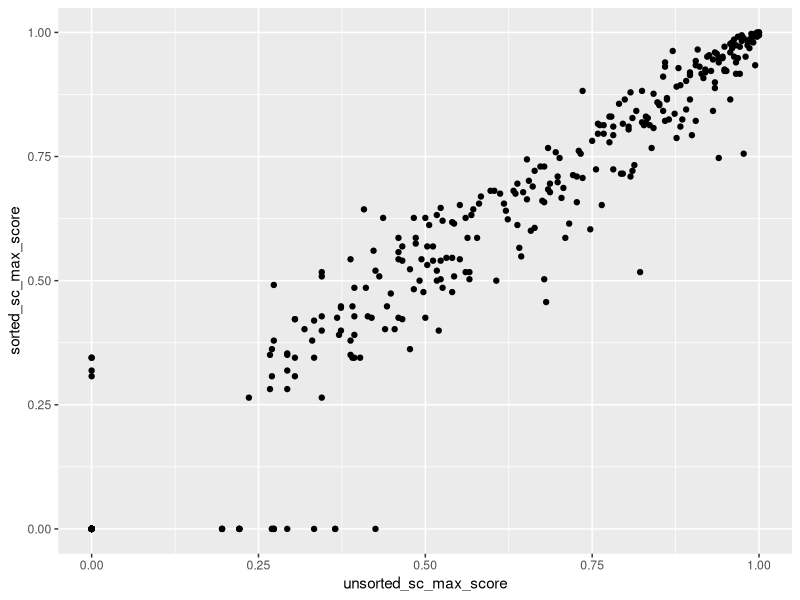
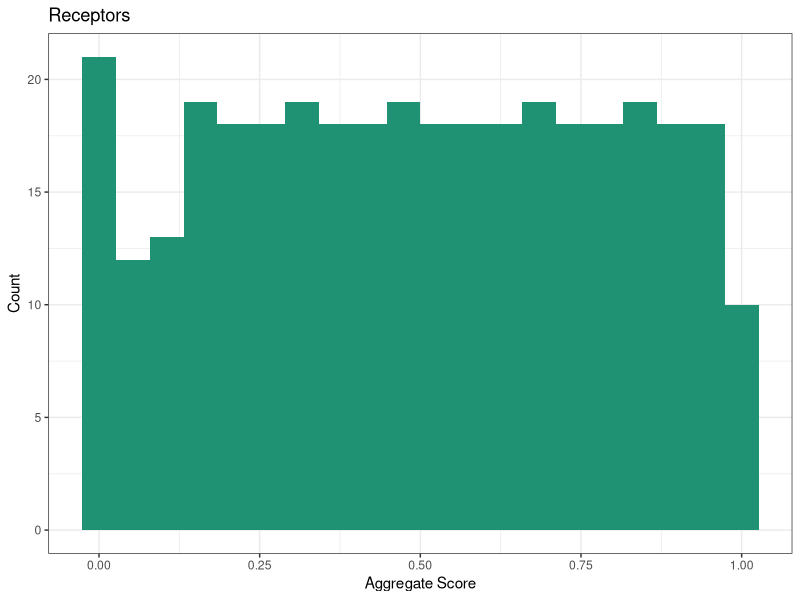
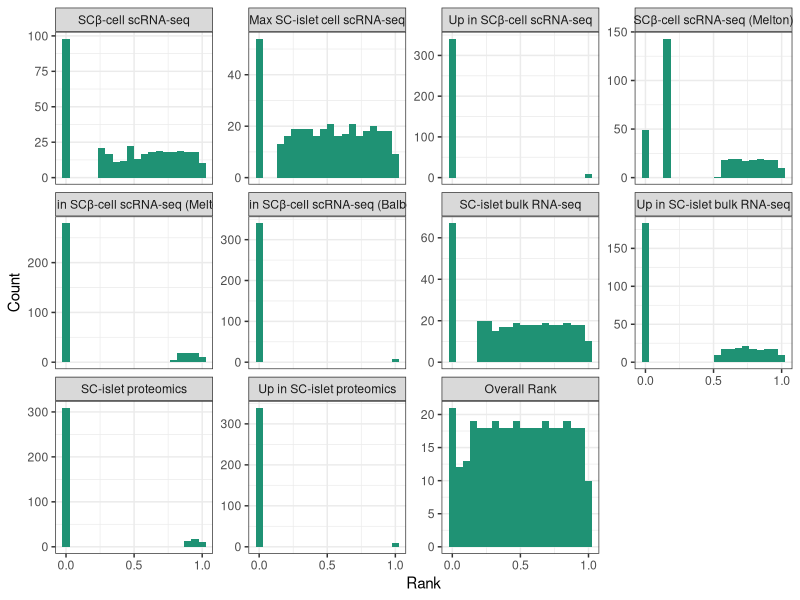
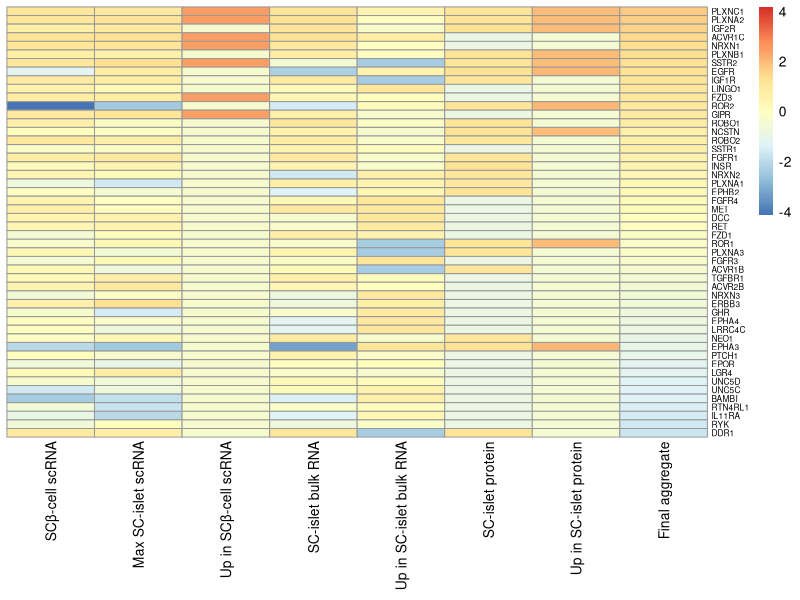
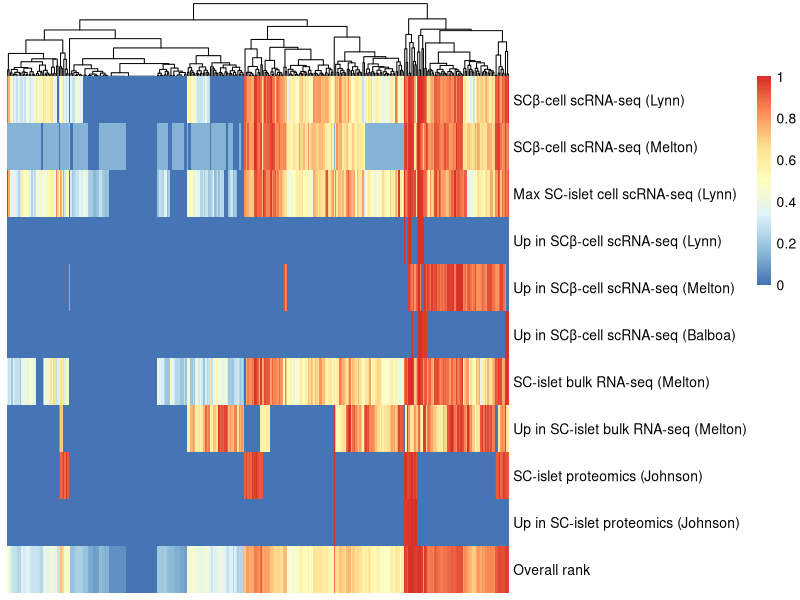
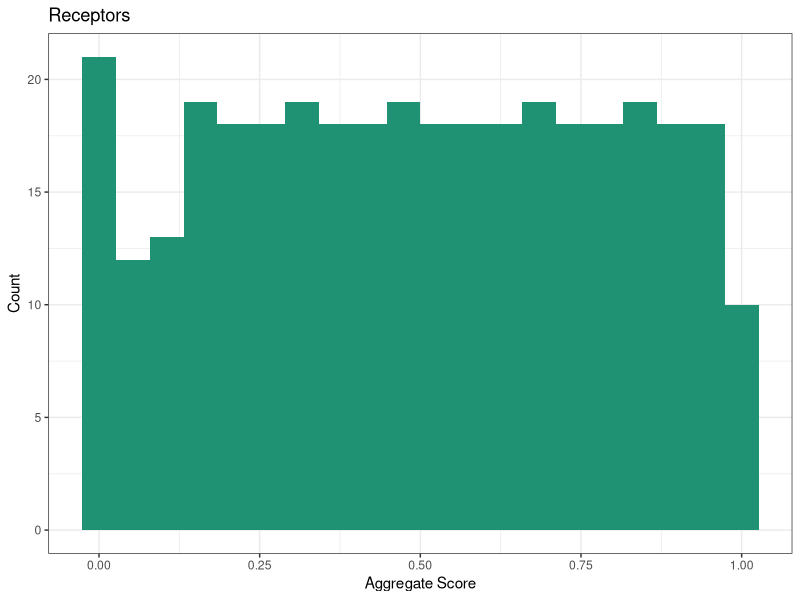
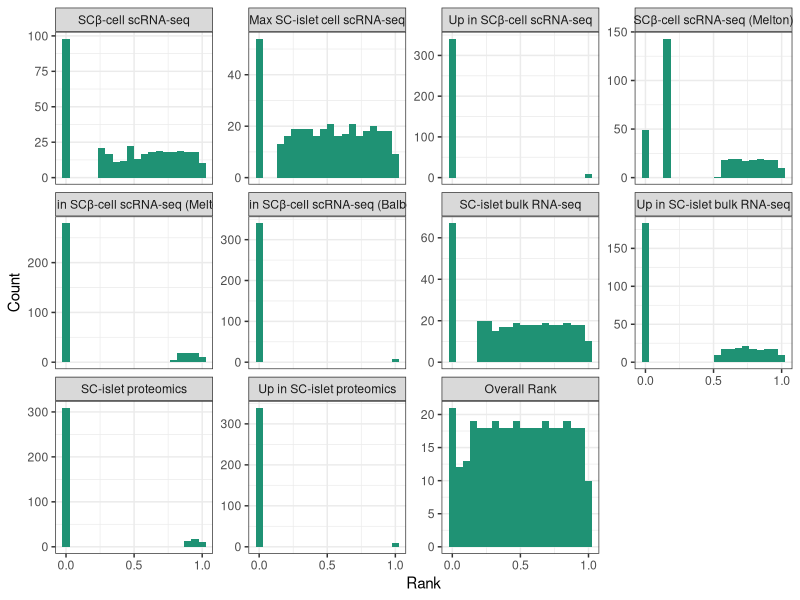

Source code (R) for these figures, in order:
# scoring the 349 receptors based on aggregate rankings of all data of interest
# that we have compiled. Receptor scores will then be combined with ligand
# scores based on known interactions from omnipath data. The combined final 
# ligand scores will be used to decide which ligands to order of in vitro 
# screening.

library(tidyverse)
library(pheatmap)


############# load data ###############################


receptors_df <- (read.csv("ligand_receptor_lists/feb2022_new_lists/OmniPath/data/receptors_with_meltonbalboa.tsv", 
                          sep = "\t"))




############### prep proteomics scoring ############################



# replace NAs with 0 in proteomics so score function doesn't break
# we will use pooled sc proteomics to capture all proteins of interest
receptors_df$all_sc_proteomics_0 <- 
  lapply(receptors_df$all_sc_proteomics,
         replace_na, replace = 0)  
# the lapply changed the format of the new column to a list which caused problems
# so convert all back to dataframe
receptors_df <- as.data.frame(lapply(receptors_df, unlist))



############# prep proteomics differential abundance data ###########################


# this returns fold change values only for proteins upregulated in stemcell
# with a p value of less than 0.05
# so will score based on fold change
receptors_df <- receptors_df %>% 
# Fold change > 1 indicates higher abundance in stem cell  
mutate(proteomics_up_in_sc = ifelse(stemcell_NDislet_proteomics_FC > 1
                                    , ifelse(stemcell_NDislet_proteomics_adj_p_value < 0.05,
                                             # return fold change for scoring
                                             stemcell_NDislet_proteomics_FC,
                                             NA), 
                                    NA))
# replace NAs with 1 in proteomics_up_in_sc score function doesn't break
receptors_df$proteomics_up_in_sc_0 <- 
  lapply(receptors_df$proteomics_up_in_sc,
         replace_na, replace = 1)  
# the lapply changed the format of the new column to a list which caused problems
# so convert all back to dataframe
receptors_df <- as.data.frame(lapply(receptors_df, unlist))


receptors_df %>% 
  select(hgnc_symbol,
         stemcell_NDislet_proteomics_FC,
         stemcell_NDislet_proteomics_adj_p_value,
         proteomics_up_in_sc,
         proteomics_up_in_sc_0) %>% 
  mutate(rank = percent_rank(proteomics_up_in_sc_0)) %>% 
  View()



  

################ prep scRNAseq differential expression data #########################
       

# this returns fold change values only for proteins upregulated in stemcell
# with a p value of less than 0.05
# so will score based on fold change
# with minimum fold change of log2FC = 0.5 (41% change)
receptors_df <- receptors_df %>% 
  # Fold change > 1 indicates higher abundance in stem cell  
  mutate(scRNA_up_in_eBC = ifelse(eBC_beta_scRNA_log2FC > 0.5
                                      , ifelse(eBC_beta_scRNA_adj_p_value < 0.05,
                                               # return fold change for scoring
                                               eBC_beta_scRNA_log2FC,
                                               NA), 
                                      NA))
# replace NAs with 0 in scRNA_up_in_eBC so score function doesn't break
receptors_df$scRNA_up_in_eBC <- 
  lapply(receptors_df$scRNA_up_in_eBC,
         replace_na, replace = 0)  
# the lapply changed the format of the new column to a list which caused problems
# so convert all back to dataframe
receptors_df <- as.data.frame(lapply(receptors_df, unlist))




################ prep bulk SC-islet RNA-seq melton data #########################

# replace NAs with 0 in sc_islet_bulk_rna so score function doesn't break
receptors_df$sc_islet_bulk_rna <- 
  lapply(receptors_df$sc_islet_bulk_rna,
         replace_na, replace = 0)  
# the lapply changed the format of the new column to a list which caused problems
# so convert all back to dataframe
receptors_df <- as.data.frame(lapply(receptors_df, unlist))



# prep SCislet_Hislet_bulkRNA_Melton_log2FC 

# this returns fold change values only for genes upregulated in SC-islets
# Fold change > 1 indicates higher expression in SC-islet
# and provides a good number of hits
# use comparison to just melton's own h-islet, not to lund
# b/c the comparison to lund produced discrepant data
receptors_df <- receptors_df %>% 
  mutate(bulkRNA_up_in_SCislet = ifelse(SCislet_Hislet_bulkRNA_Melton_log2FC > 1,
                                           # return fold change for scoring
                                        SCislet_Hislet_bulkRNA_Melton_log2FC,
                                           NA))
# replace NAs with 0 so score function doesn't break
receptors_df$bulkRNA_up_in_SCislet <- 
  lapply(receptors_df$bulkRNA_up_in_SCislet,
         replace_na, replace = 0)  
# the lapply changed the format of the new column to a list which caused problems
# so convert all back to dataframe
receptors_df <- as.data.frame(lapply(receptors_df, unlist))



########## prep melton 2019 scRNA expression & DE data ################

## prep expression data
# replace NAs with 0  so score function doesn't break
receptors_df$sc_beta_scRNA_Melton2019 <- 
  lapply(receptors_df$sc_beta_scRNA_Melton2019,
         replace_na, replace = 0)  
# the lapply changed the format of the new column to a list which caused problems
# so convert all back to dataframe
receptors_df <- as.data.frame(lapply(receptors_df, unlist))


## prep DE data
# this returns fold change values only for genes upregulated in stemcell
# so will score based on fold change
receptors_df <- receptors_df %>% 
  # Fold change > 1 indicates higher abundance in stem cell  
  mutate(scRNA_up_in_SCbeta_melton2019 = ifelse(SCbeta_Hbeta_scRNA_Melton2019_log2FC > 1,
                                  # return fold change for scoring
                                  SCbeta_Hbeta_scRNA_Melton2019_log2FC,
                                  NA))
# replace NAs with 0 in scRNA_up_in_eBC so score function doesn't break
receptors_df$scRNA_up_in_SCbeta_melton2019 <- 
  lapply(receptors_df$scRNA_up_in_SCbeta_melton2019,
         replace_na, replace = 0)  
# the lapply changed the format of the new column to a list which caused problems
# so convert all back to dataframe
receptors_df <- as.data.frame(lapply(receptors_df, unlist))



################### prep balboa 2022 scRNA DE data ##########################



# this returns fold change values only for proteins upregulated in stemcell
# with a p value of less than 0.05
# so will score based on fold change
# with minimum fold change of log2FC = 0.5 (41% change)
receptors_df <- receptors_df %>% 
  # Fold change > 1 indicates higher abundance in stem cell  
  mutate(scRNA_up_in_SCbeta_balboa2022 = ifelse(SCbeta_Hbeta_scRNA_Balboa2022_log2FC > 0.5
                                  , ifelse(SCbeta_Hbeta_scRNA_Balboa2022_adj_p_value < 0.05,
                                           # return fold change for scoring
                                           SCbeta_Hbeta_scRNA_Balboa2022_log2FC,
                                           NA), 
                                  NA))
# replace NAs with 0 in scRNA_up_in_eBC so score function doesn't break
receptors_df$scRNA_up_in_SCbeta_balboa2022 <- 
  lapply(receptors_df$scRNA_up_in_SCbeta_balboa2022,
         replace_na, replace = 0)  
# the lapply changed the format of the new column to a list which caused problems
# so convert all back to dataframe
receptors_df <- as.data.frame(lapply(receptors_df, unlist))




############################ scoring function ####################################### 

# percent_rank() assigns a highest score of 1 and lowest score of 0. 
# The benefit of using percent_rank() over min_rank() is that min rank
# would have a different highest score for our receptor & ligands list, 
# because we have 422 ligands and 349 receptors

receptors_scores <- receptors_df %>% 
  filter(keep_in_list %in% c("Yes", "TBD")) %>% 
  filter(consensus_score > 7) %>% 
  
  # create scores for sorted sc's cell populations
  mutate(sorted_eBCs_score = percent_rank(sorted_eBCs),
         sorted_immature_beta_score = percent_rank(sorted_immature_beta),
         sorted_ins_gfp_gcg_sst_score = percent_rank(sorted_ins_gfp_gcg_sst),
         sorted_ins_gfp_sst_score = percent_rank(sorted_ins_gfp_sst),
         sorted_pancreatic_proj_score = percent_rank(sorted_pancreatic_proj)) %>% 
  
  # create scores for all unsorted sc's cell populations
  mutate(unsorted_immature_beta_score = percent_rank(unsorted_immature_beta),
         unsorted_ins_gfp_score = percent_rank(unsorted_ins_gfp),
         unsorted_ins_gfp_gcg_sst_score = percent_rank(unsorted_ins_gfp_gcg_sst),
         unsorted_pancreatic_proj_score = percent_rank(unsorted_pancreatic_proj)) %>% 
  
  # create scores for stem cell proteomics
  mutate(all_sc_proteomics_score = percent_rank(all_sc_proteomics_0)) %>% 
  
  ## create scores for proteomics differential abundance sc pooled vs ND islets
  mutate(proteomics_up_in_sc_score = percent_rank(proteomics_up_in_sc_0)) %>% 
  
  # create scores for scRNA-seq differential expression eBCs vs human beta cells
  mutate(scRNA_up_in_eBC_score = percent_rank(scRNA_up_in_eBC)) %>% 
  
  # create scores for SC-islet bulk RNA-seq melton data
  mutate(sc_islet_bulk_rna_score = percent_rank(sc_islet_bulk_rna)) %>% 
  
  # create scores for SC-islet bulk RNAseq log2FC vs H-islet ave of melton & lund
  mutate(bulkRNA_up_in_SCislet_score = percent_rank(bulkRNA_up_in_SCislet)) %>% 
  
  # create score for SCbeta-cell melton2019 expression
  mutate(SCbeta_scRNA_melton2019_score = percent_rank(sc_beta_scRNA_Melton2019)) %>% 
  
  # create score for SCbeta-cell differential expression in melton 2019
  mutate(scRNA_up_in_SCbeta_melton2019_score = percent_rank(scRNA_up_in_SCbeta_melton2019)) %>% 
  
  # create score for SCbeta-cell differential expression in balboa 2022
  mutate(scRNA_up_in_SCbeta_balboa2022_score = percent_rank(scRNA_up_in_SCbeta_balboa2022)) %>% 

  # create aggregate sorted scores
  rowwise() %>% 
  mutate(sorted_sc_mean_score = mean(c(sorted_eBCs_score,
                                       sorted_immature_beta_score,
                                       sorted_ins_gfp_gcg_sst_score,
                                       sorted_ins_gfp_sst_score,
                                       sorted_pancreatic_proj_score)),
         sorted_sc_max_score = max(c(sorted_eBCs_score,
                                     sorted_immature_beta_score,
                                     sorted_ins_gfp_gcg_sst_score,
                                     sorted_ins_gfp_sst_score,
                                     sorted_pancreatic_proj_score)),
         # create aggregate unsorted scores
         unsorted_sc_mean_score = mean(c(unsorted_immature_beta_score,
                                         unsorted_ins_gfp_score,
                                         unsorted_ins_gfp_gcg_sst_score,
                                         unsorted_pancreatic_proj_score)),
         unsorted_sc_max_score = max(c(unsorted_immature_beta_score,
                                       unsorted_ins_gfp_score,
                                       unsorted_ins_gfp_gcg_sst_score,
                                       unsorted_pancreatic_proj_score)),
         # create aggregate of sorted & unsorted scores
         combined_sc_max_score = max(c(sorted_sc_max_score,
                                       unsorted_sc_max_score)),
         
         # also create final aggregate score based on all data of interest
         aggregate_score = mean(c(sorted_eBCs_score,
                               combined_sc_max_score,
                               scRNA_up_in_eBC_score,
                               SCbeta_scRNA_melton2019_score,
                               scRNA_up_in_SCbeta_melton2019_score,
                               scRNA_up_in_SCbeta_balboa2022_score,
                               sc_islet_bulk_rna_score,
                               bulkRNA_up_in_SCislet_score,
                               all_sc_proteomics_score,
                               proteomics_up_in_sc_score))) %>% 

  ungroup() %>% 
  
  # rerank combined_sc_max_score & aggregate_score to rescale the data
  mutate(combined_sc_max_score = percent_rank(combined_sc_max_score),
         aggregate_score= percent_rank(aggregate_score)) %>% 
  
  dplyr::select(hgnc_symbol,
         sorted_eBCs_score,
         sorted_sc_mean_score,
         unsorted_sc_mean_score,
         sorted_sc_max_score,
         unsorted_sc_max_score,
         combined_sc_max_score,
         scRNA_up_in_eBC_score,
         SCbeta_scRNA_melton2019_score,
         scRNA_up_in_SCbeta_melton2019_score,
         scRNA_up_in_SCbeta_balboa2022_score,
         sc_islet_bulk_rna_score,
         bulkRNA_up_in_SCislet_score,
         all_sc_proteomics_score,
         proteomics_up_in_sc_score,
         aggregate_score)
  




# compare max scores of sorted vs unsorted stem cell scRNA-seq
receptors_scores %>% 
  ggplot(aes(x = unsorted_sc_max_score, 
             y = sorted_sc_max_score)) +
  geom_point()
# comparison of unsorted_sc_max_score & sorted_sc_max_score shows they are 
# very strognly correlated, with a few outliers. Therefor it makes sense to 
# just combine them into 1 score for the purpose of the aggregate ranking. 
# In other words, take the max score across all 9 cell types between the 
# sorted and unsorted scRNA-seq



############## histogram of aggregate scores ########################


# just aggregate score
receptors_scores %>% 
  ggplot(aes(x = aggregate_score)) +
  geom_histogram(bins = 20,
                 fill = "#1F9274") +
  labs(x = "Aggregate Score",
       y = "Count") +
  ggtitle("Receptors") +
  theme_bw()

# save the plot
ggsave("ligand_receptor_lists/feb2022_new_lists/OmniPath/figures/receptor_scores_histo.JPG",
       device = "jpg",
       width = 1500,
       height = 1500,
       units = "px",
       scale = 0.8)




## histogram of all scores facet wrapped
receptors_scores_longer <- receptors_scores %>%
  dplyr::select(hgnc_symbol,
         sorted_eBCs_score,
         combined_sc_max_score,
         scRNA_up_in_eBC_score,
         SCbeta_scRNA_melton2019_score,
         scRNA_up_in_SCbeta_melton2019_score,
         scRNA_up_in_SCbeta_balboa2022_score,
         sc_islet_bulk_rna_score,
         bulkRNA_up_in_SCislet_score,
         all_sc_proteomics_score,
         proteomics_up_in_sc_score,
         aggregate_score) %>% 
  pivot_longer(cols = c(sorted_eBCs_score,
               combined_sc_max_score,
               scRNA_up_in_eBC_score,
               SCbeta_scRNA_melton2019_score,
               scRNA_up_in_SCbeta_melton2019_score,
               scRNA_up_in_SCbeta_balboa2022_score,
               sc_islet_bulk_rna_score,
               bulkRNA_up_in_SCislet_score,
               all_sc_proteomics_score,
               proteomics_up_in_sc_score,
               aggregate_score)) 
    
# reorder the name factor to change order of plots in the facet wrap
# and add labels for the facet labels on the plot
receptors_scores_longer$name<- factor(receptors_scores_longer$name, 
                                      levels = c("sorted_eBCs_score",
                                                 "combined_sc_max_score",
                                                 "scRNA_up_in_eBC_score",
                                                 "SCbeta_scRNA_melton2019_score",
                                                 "scRNA_up_in_SCbeta_melton2019_score",
                                                 "scRNA_up_in_SCbeta_balboa2022_score",
                                                 "sc_islet_bulk_rna_score",
                                                 "bulkRNA_up_in_SCislet_score",
                                                 "all_sc_proteomics_score",
                                                 "proteomics_up_in_sc_score",
                                                 "aggregate_score"),
                                      labels = c("SCβ-cell scRNA-seq",
                                                 "Max SC-islet cell scRNA-seq",
                                                 "Up in SCβ-cell scRNA-seq",
                                                 "SCβ-cell scRNA-seq (Melton)",
                                                 "Up in SCβ-cell scRNA-seq (Melton)",
                                                 "Up in SCβ-cell scRNA-seq (Balboa)",
                                                 "SC-islet bulk RNA-seq",
                                                 "Up in SC-islet bulk RNA-seq",
                                                 "SC-islet proteomics",
                                                 "Up in SC-islet proteomics",
                                                 "Overall Rank"))

receptors_scores_longer %>% 
  ggplot(aes(x = value)) +
  facet_wrap(~ name,
             scales = "free_y") +
  geom_histogram(bins = 20,
                 fill = "#1F9274") +
  scale_x_continuous(breaks = c(0,0.5,1)) +
  labs(x = "Rank",
       y = "Count") +
  theme_bw()


# save the plot
ggsave("ligand_receptor_lists/feb2022_new_lists/OmniPath/figures/receptor_scores/receptor_scores_histo_facet_5.JPG",
       device = "jpg",
       width = 3800,
       height = 1500,
       units = "px",
       scale = 0.8)




#################### heatmap using pheatmap #####################################


receptors_scores_rowname <- receptors_scores
receptors_scores_rowname <- column_to_rownames(as.data.frame(receptors_scores), 
                                         var = "hgnc_symbol")

# column legend table
# col_annotations <- data.frame(col_name = c("sorted_eBCs_score",
#                                            "combined_sc_max_score",
#                                            "scRNA_up_in_eBC_score",
#                                            "all_sc_proteomics_score",
#                                            "proteomics_up_in_sc_score",
#                                            "aggregate_score"),
#                               display_name = c("SCβ-cell scRNA",
#                                                "Max SC-islet scRNA",
#                                                "Up in SCβ-cell scRNA",
#                                                "SC-islet protein",
#                                                "Up in SC-islet protein",
#                                                "Final aggregate"))
# col_annotations_rowname <- col_annotations
# col_annotations_rowname <- column_to_rownames(as.data.frame(col_annotations), 
#                                                var = "col_name")


# heatmap of just ranks
receptors_scores_rowname %>% 
  dplyr::select(sorted_eBCs_score,
         combined_sc_max_score,
         scRNA_up_in_eBC_score,
         sc_islet_bulk_rna_score,
         bulkRNA_up_in_SCislet_score,
         all_sc_proteomics_score,
         proteomics_up_in_sc_score,
         aggregate_score) %>%
  arrange(desc(aggregate_score)) %>% 
  head(50) %>% 
  pheatmap(labels_col = c("SCβ-cell scRNA",
                          "Max SC-islet scRNA",
                          "Up in SCβ-cell scRNA",
                          "SC-islet bulk RNA",
                          "Up in SC-islet bulk RNA",
                          "SC-islet protein",
                          "Up in SC-islet protein",
                          "Final aggregate"),
           cluster_rows = FALSE,
           cluster_cols = FALSE,
           show_rownames = TRUE,
           scale = "column",
           show_colnames = TRUE,
           fontsize_col = 10,
           fontsize_row = 6,
           angle_col = 90)




################# pheatmap with flipped x and y axes ####################

receptors_scores_flip_rowname <- column_to_rownames(as.data.frame(receptors_scores), 
                                                    var = "hgnc_symbol") %>% 
  dplyr::select(sorted_eBCs_score,
         SCbeta_scRNA_melton2019_score,        
         combined_sc_max_score,
         scRNA_up_in_eBC_score,
         scRNA_up_in_SCbeta_melton2019_score,
         scRNA_up_in_SCbeta_balboa2022_score,
         sc_islet_bulk_rna_score,
         bulkRNA_up_in_SCislet_score,
         all_sc_proteomics_score,
         proteomics_up_in_sc_score,
         aggregate_score) %>%
  arrange(desc(aggregate_score)) %>% 
#  head(50) %>% 
  t()



# heatmap of scores
receptors_scores_flip_rowname %>% 
  pheatmap(labels_row = c("SCβ-cell scRNA-seq (Lynn)",
                          "SCβ-cell scRNA-seq (Melton)",
                         "Max SC-islet cell scRNA-seq (Lynn)",
                         "Up in SCβ-cell scRNA-seq (Lynn)",
                         "Up in SCβ-cell scRNA-seq (Melton)",
                         "Up in SCβ-cell scRNA-seq (Balboa)",
                         "SC-islet bulk RNA-seq (Melton)",
                         "Up in SC-islet bulk RNA-seq (Melton)",
                         "SC-islet proteomics (Johnson)",
                         "Up in SC-islet proteomics (Johnson)",
                         "Overall rank"),
           cluster_rows = FALSE,
           cluster_cols = TRUE,
           show_rownames = TRUE,
           show_colnames = FALSE,
           fontsize_col = 9,
           fontsize_row = 10,
           angle_col = 90)


########### save table ######################################

# save new datatables
receptors_scores %>% 
  dplyr::select(hgnc_symbol,
                sorted_eBCs_score,
                SCbeta_scRNA_melton2019_score,        
                combined_sc_max_score,
                scRNA_up_in_eBC_score,
                scRNA_up_in_SCbeta_melton2019_score,
                scRNA_up_in_SCbeta_balboa2022_score,
                sc_islet_bulk_rna_score,
                bulkRNA_up_in_SCislet_score,
                all_sc_proteomics_score,
                proteomics_up_in_sc_score,
                aggregate_score) %>%
  arrange(desc(aggregate_score)) %>% 
write_tsv("ligand_receptor_lists/feb2022_new_lists/OmniPath/data/receptors_scores_3.tsv")
